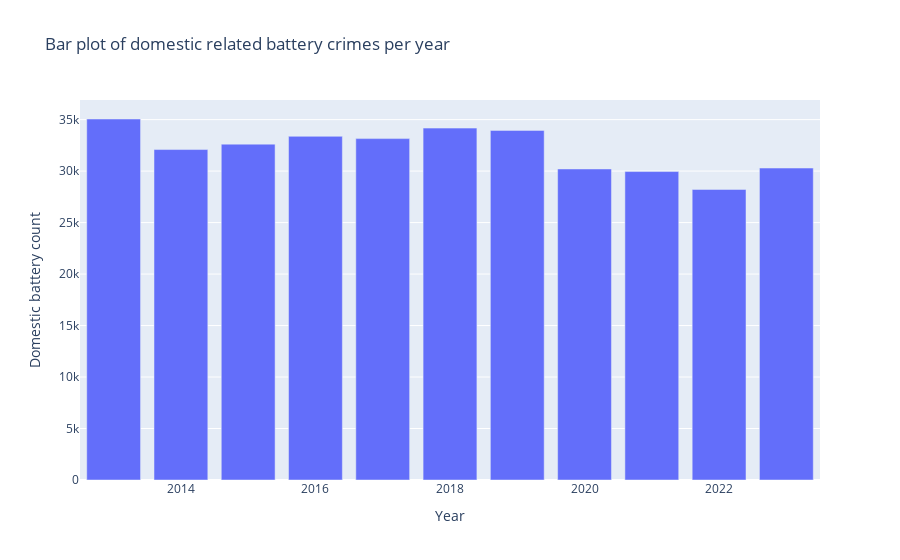

Notebook cell for this chart:
### Code cell
import plotly.express as px
fig = px.bar(x=x,
             y=y, 
             orientation='v', 
             title='Bar plot of domestic related battery crimes per year',
             labels={'y': 'Domestic battery count', 'x': 'Year'},
             )
fig.update_layout(showlegend=False)
fig.show()

### Figure 1 — Plotly figure (JSON) as saved in the notebook; plotly's stock layout.template omitted (floating-point values rounded to 4 significant figures)
{"data": [{"alignmentgroup": "True", "hovertemplate": "Year=%{x}<br>Domestic battery count=%{y}<extra></extra>", "legendgroup": "", "marker": {"color": "#636efa", "pattern": {"shape": ""}}, "name": "", "offsetgroup": "", "orientation": "v", "showlegend": false, "textposition": "auto", "type": "bar", "x": [2013, 2014, 2015, 2016, 2017, 2018, 2019, 2020, 2021, 2022, 2023], "xaxis": "x", "y": [35058, 32091, 32618, 33376, 33154, 34173, 33953, 30204, 29955, 28218, 30295], "yaxis": "y"}], "layout": {"barmode": "relative", "legend": {"tracegroupgap": 0}, "showlegend": false, "title": {"text": "Bar plot of domestic related battery crimes per year"}, "xaxis": {"anchor": "y", "domain": [0, 1], "title": {"text": "Year"}}, "yaxis": {"anchor": "x", "domain": [0, 1], "title": {"text": "Domestic battery count"}}}}
